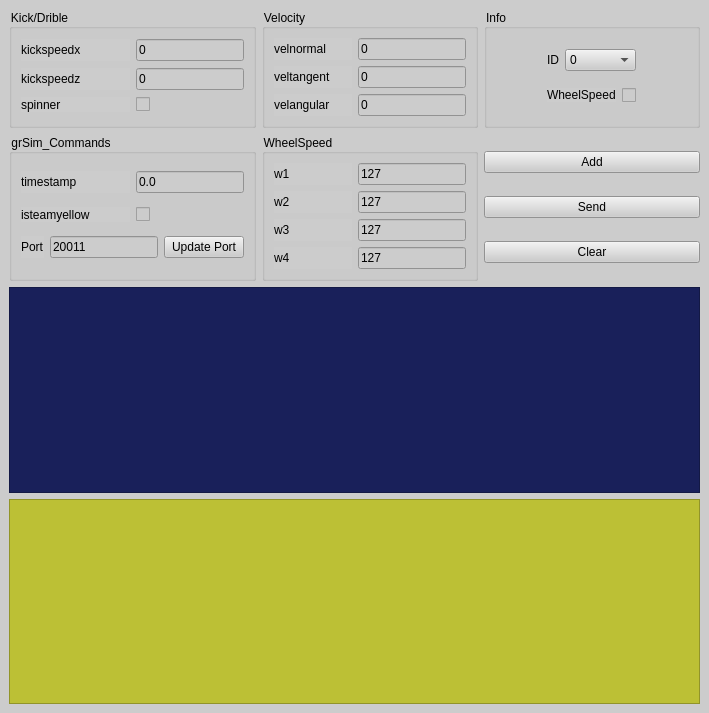
<?xml version="1.0" encoding="UTF-8"?>
<ui version="4.0">
 <class>Home</class>
 <widget class="QMainWindow" name="Home">
  <property name="geometry">
   <rect>
    <x>0</x>
    <y>0</y>
    <width>709</width>
    <height>713</height>
   </rect>
  </property>
  <property name="windowTitle">
   <string>Home</string>
  </property>
  <property name="styleSheet">
   <string notr="true">background-color:#CCCCCC;</string>
  </property>
  <widget class="QWidget" name="centralwidget">
   <layout class="QGridLayout" name="gridLayout">
    <item row="0" column="2">
     <widget class="QGroupBox" name="groupBox_2">
      <property name="title">
       <string>Info</string>
      </property>
      <layout class="QGridLayout" name="gridLayout_4">
       <item row="1" column="0">
        <layout class="QHBoxLayout" name="horizontalLayout_2">
         <item>
          <widget class="QLabel" name="label_8">
           <property name="sizePolicy">
            <sizepolicy hsizetype="Fixed" vsizetype="Fixed">
             <horstretch>0</horstretch>
             <verstretch>0</verstretch>
            </sizepolicy>
           </property>
           <property name="text">
            <string>WheelSpeed</string>
           </property>
          </widget>
         </item>
         <item>
          <widget class="QCheckBox" name="chk_wheelspeed">
           <property name="sizePolicy">
            <sizepolicy hsizetype="Fixed" vsizetype="Fixed">
             <horstretch>0</horstretch>
             <verstretch>0</verstretch>
            </sizepolicy>
           </property>
           <property name="text">
            <string/>
           </property>
          </widget>
         </item>
        </layout>
       </item>
       <item row="0" column="0">
        <layout class="QHBoxLayout" name="horizontalLayout">
         <item>
          <widget class="QLabel" name="label">
           <property name="sizePolicy">
            <sizepolicy hsizetype="Fixed" vsizetype="Fixed">
             <horstretch>0</horstretch>
             <verstretch>0</verstretch>
            </sizepolicy>
           </property>
           <property name="text">
            <string>ID</string>
           </property>
          </widget>
         </item>
         <item>
          <widget class="QComboBox" name="cbb_id">
           <item>
            <property name="text">
             <string>0</string>
            </property>
           </item>
           <item>
            <property name="text">
             <string>1</string>
            </property>
           </item>
           <item>
            <property name="text">
             <string>2</string>
            </property>
           </item>
           <item>
            <property name="text">
             <string>3</string>
            </property>
           </item>
           <item>
            <property name="text">
             <string>4</string>
            </property>
           </item>
           <item>
            <property name="text">
             <string>5</string>
            </property>
           </item>
           <item>
            <property name="text">
             <string>6</string>
            </property>
           </item>
           <item>
            <property name="text">
             <string>7</string>
            </property>
           </item>
           <item>
            <property name="text">
             <string>8</string>
            </property>
           </item>
           <item>
            <property name="text">
             <string>9</string>
            </property>
           </item>
           <item>
            <property name="text">
             <string>10</string>
            </property>
           </item>
           <item>
            <property name="text">
             <string>11</string>
            </property>
           </item>
           <item>
            <property name="text">
             <string>12</string>
            </property>
           </item>
           <item>
            <property name="text">
             <string>13</string>
            </property>
           </item>
           <item>
            <property name="text">
             <string>14</string>
            </property>
           </item>
           <item>
            <property name="text">
             <string>15</string>
            </property>
           </item>
          </widget>
         </item>
        </layout>
       </item>
      </layout>
     </widget>
    </item>
    <item row="0" column="1">
     <widget class="QGroupBox" name="groupBox">
      <property name="title">
       <string>Velocity</string>
      </property>
      <layout class="QGridLayout" name="gridLayout_3">
       <item row="0" column="0">
        <widget class="QLabel" name="label_2">
         <property name="text">
          <string>velnormal</string>
         </property>
        </widget>
       </item>
       <item row="1" column="0">
        <widget class="QLabel" name="label_3">
         <property name="text">
          <string>veltangent</string>
         </property>
        </widget>
       </item>
       <item row="2" column="0">
        <widget class="QLabel" name="label_4">
         <property name="text">
          <string>velangular</string>
         </property>
        </widget>
       </item>
       <item row="0" column="1">
        <widget class="QLineEdit" name="txt_velnormal">
         <property name="sizePolicy">
          <sizepolicy hsizetype="Preferred" vsizetype="Fixed">
           <horstretch>0</horstretch>
           <verstretch>0</verstretch>
          </sizepolicy>
         </property>
         <property name="minimumSize">
          <size>
           <width>15</width>
           <height>0</height>
          </size>
         </property>
         <property name="text">
          <string>0</string>
         </property>
        </widget>
       </item>
       <item row="1" column="1">
        <widget class="QLineEdit" name="txt_veltangent">
         <property name="sizePolicy">
          <sizepolicy hsizetype="Preferred" vsizetype="Fixed">
           <horstretch>0</horstretch>
           <verstretch>0</verstretch>
          </sizepolicy>
         </property>
         <property name="minimumSize">
          <size>
           <width>15</width>
           <height>0</height>
          </size>
         </property>
         <property name="text">
          <string>0</string>
         </property>
        </widget>
       </item>
       <item row="2" column="1">
        <widget class="QLineEdit" name="txt_velangular">
         <property name="sizePolicy">
          <sizepolicy hsizetype="Preferred" vsizetype="Fixed">
           <horstretch>0</horstretch>
           <verstretch>0</verstretch>
          </sizepolicy>
         </property>
         <property name="minimumSize">
          <size>
           <width>15</width>
           <height>0</height>
          </size>
         </property>
         <property name="text">
          <string>0</string>
         </property>
        </widget>
       </item>
      </layout>
     </widget>
    </item>
    <item row="2" column="0" colspan="3">
     <widget class="QTableView" name="tbl_packets_blue">
      <property name="font">
       <font>
        <pointsize>7</pointsize>
       </font>
      </property>
      <property name="styleSheet">
       <string notr="true">background-color:#19205a;color:white;</string>
      </property>
     </widget>
    </item>
    <item row="0" column="0">
     <widget class="QGroupBox" name="groupBox_4">
      <property name="title">
       <string>Kick/Drible</string>
      </property>
      <layout class="QGridLayout" name="gridLayout_6">
       <item row="0" column="0">
        <widget class="QLabel" name="label_5">
         <property name="text">
          <string>kickspeedx</string>
         </property>
        </widget>
       </item>
       <item row="1" column="0">
        <widget class="QLabel" name="label_6">
         <property name="text">
          <string>kickspeedz</string>
         </property>
        </widget>
       </item>
       <item row="2" column="0">
        <widget class="QLabel" name="label_7">
         <property name="text">
          <string>spinner</string>
         </property>
        </widget>
       </item>
       <item row="2" column="1">
        <widget class="QCheckBox" name="chk_spinner">
         <property name="sizePolicy">
          <sizepolicy hsizetype="Fixed" vsizetype="Fixed">
           <horstretch>0</horstretch>
           <verstretch>0</verstretch>
          </sizepolicy>
         </property>
         <property name="text">
          <string/>
         </property>
        </widget>
       </item>
       <item row="0" column="1">
        <widget class="QLineEdit" name="txt_kickspeedx">
         <property name="sizePolicy">
          <sizepolicy hsizetype="Preferred" vsizetype="Fixed">
           <horstretch>0</horstretch>
           <verstretch>0</verstretch>
          </sizepolicy>
         </property>
         <property name="minimumSize">
          <size>
           <width>15</width>
           <height>0</height>
          </size>
         </property>
         <property name="text">
          <string>0</string>
         </property>
        </widget>
       </item>
       <item row="1" column="1">
        <widget class="QLineEdit" name="txt_kickspeedz">
         <property name="sizePolicy">
          <sizepolicy hsizetype="Preferred" vsizetype="Fixed">
           <horstretch>0</horstretch>
           <verstretch>0</verstretch>
          </sizepolicy>
         </property>
         <property name="minimumSize">
          <size>
           <width>15</width>
           <height>0</height>
          </size>
         </property>
         <property name="text">
          <string>0</string>
         </property>
        </widget>
       </item>
      </layout>
     </widget>
    </item>
    <item row="1" column="2">
     <layout class="QVBoxLayout" name="verticalLayout">
      <item>
       <widget class="QPushButton" name="btn_add">
        <property name="text">
         <string>Add</string>
        </property>
       </widget>
      </item>
      <item>
       <widget class="QPushButton" name="btn_send">
        <property name="text">
         <string>Send</string>
        </property>
       </widget>
      </item>
      <item>
       <widget class="QPushButton" name="btn_clear">
        <property name="text">
         <string>Clear</string>
        </property>
       </widget>
      </item>
     </layout>
    </item>
    <item row="1" column="1">
     <widget class="QGroupBox" name="groupBox_3">
      <property name="title">
       <string>WheelSpeed</string>
      </property>
      <layout class="QGridLayout" name="gridLayout_5">
       <item row="0" column="0">
        <widget class="QLabel" name="label_11">
         <property name="text">
          <string>w1</string>
         </property>
        </widget>
       </item>
       <item row="1" column="0">
        <widget class="QLabel" name="label_9">
         <property name="text">
          <string>w2</string>
         </property>
        </widget>
       </item>
       <item row="2" column="0">
        <widget class="QLabel" name="label_12">
         <property name="text">
          <string>w3</string>
         </property>
        </widget>
       </item>
       <item row="3" column="0">
        <widget class="QLabel" name="label_10">
         <property name="text">
          <string>w4</string>
         </property>
        </widget>
       </item>
       <item row="0" column="1">
        <widget class="QLineEdit" name="txt_w1">
         <property name="sizePolicy">
          <sizepolicy hsizetype="Preferred" vsizetype="Fixed">
           <horstretch>0</horstretch>
           <verstretch>0</verstretch>
          </sizepolicy>
         </property>
         <property name="minimumSize">
          <size>
           <width>15</width>
           <height>0</height>
          </size>
         </property>
         <property name="text">
          <string>127</string>
         </property>
        </widget>
       </item>
       <item row="1" column="1">
        <widget class="QLineEdit" name="txt_w2">
         <property name="sizePolicy">
          <sizepolicy hsizetype="Preferred" vsizetype="Fixed">
           <horstretch>0</horstretch>
           <verstretch>0</verstretch>
          </sizepolicy>
         </property>
         <property name="minimumSize">
          <size>
           <width>15</width>
           <height>0</height>
          </size>
         </property>
         <property name="text">
          <string>127</string>
         </property>
        </widget>
       </item>
       <item row="2" column="1">
        <widget class="QLineEdit" name="txt_w3">
         <property name="sizePolicy">
          <sizepolicy hsizetype="Preferred" vsizetype="Fixed">
           <horstretch>0</horstretch>
           <verstretch>0</verstretch>
          </sizepolicy>
         </property>
         <property name="minimumSize">
          <size>
           <width>15</width>
           <height>0</height>
          </size>
         </property>
         <property name="text">
          <string>127</string>
         </property>
        </widget>
       </item>
       <item row="3" column="1">
        <widget class="QLineEdit" name="txt_w4">
         <property name="sizePolicy">
          <sizepolicy hsizetype="Preferred" vsizetype="Fixed">
           <horstretch>0</horstretch>
           <verstretch>0</verstretch>
          </sizepolicy>
         </property>
         <property name="minimumSize">
          <size>
           <width>15</width>
           <height>0</height>
          </size>
         </property>
         <property name="text">
          <string>127</string>
         </property>
        </widget>
       </item>
      </layout>
     </widget>
    </item>
    <item row="1" column="0">
     <widget class="QGroupBox" name="groupBox_6">
      <property name="title">
       <string>grSim_Commands</string>
      </property>
      <layout class="QGridLayout" name="gridLayout_8">
       <item row="1" column="1">
        <widget class="QCheckBox" name="chk_yellow">
         <property name="sizePolicy">
          <sizepolicy hsizetype="Fixed" vsizetype="Fixed">
           <horstretch>0</horstretch>
           <verstretch>0</verstretch>
          </sizepolicy>
         </property>
         <property name="text">
          <string/>
         </property>
        </widget>
       </item>
       <item row="1" column="0">
        <widget class="QLabel" name="label_14">
         <property name="text">
          <string>isteamyellow</string>
         </property>
        </widget>
       </item>
       <item row="0" column="0">
        <widget class="QLabel" name="label_13">
         <property name="text">
          <string>timestamp</string>
         </property>
        </widget>
       </item>
       <item row="0" column="1">
        <widget class="QLineEdit" name="txt_timestamp">
         <property name="sizePolicy">
          <sizepolicy hsizetype="Preferred" vsizetype="Fixed">
           <horstretch>0</horstretch>
           <verstretch>0</verstretch>
          </sizepolicy>
         </property>
         <property name="minimumSize">
          <size>
           <width>15</width>
           <height>0</height>
          </size>
         </property>
         <property name="text">
          <string>0.0</string>
         </property>
        </widget>
       </item>
       <item row="2" column="0" colspan="2">
        <layout class="QHBoxLayout" name="horizontalLayout_3">
         <item>
          <widget class="QLabel" name="label_15">
           <property name="text">
            <string>Port</string>
           </property>
          </widget>
         </item>
         <item>
          <widget class="QLineEdit" name="txt_port">
           <property name="sizePolicy">
            <sizepolicy hsizetype="Preferred" vsizetype="Fixed">
             <horstretch>0</horstretch>
             <verstretch>0</verstretch>
            </sizepolicy>
           </property>
           <property name="minimumSize">
            <size>
             <width>15</width>
             <height>0</height>
            </size>
           </property>
           <property name="text">
            <string>20011</string>
           </property>
          </widget>
         </item>
         <item>
          <widget class="QPushButton" name="btn_update">
           <property name="text">
            <string>Update Port</string>
           </property>
          </widget>
         </item>
        </layout>
       </item>
      </layout>
     </widget>
    </item>
    <item row="3" column="0" colspan="3">
     <widget class="QTableView" name="tbl_packets_yellow">
      <property name="font">
       <font>
        <pointsize>7</pointsize>
       </font>
      </property>
      <property name="styleSheet">
       <string notr="true">background-color:#bcc035;</string>
      </property>
     </widget>
    </item>
   </layout>
  </widget>
 </widget>
 <tabstops>
  <tabstop>cbb_id</tabstop>
  <tabstop>chk_wheelspeed</tabstop>
  <tabstop>txt_velnormal</tabstop>
  <tabstop>txt_veltangent</tabstop>
  <tabstop>txt_velangular</tabstop>
  <tabstop>txt_kickspeedx</tabstop>
  <tabstop>txt_kickspeedz</tabstop>
  <tabstop>chk_spinner</tabstop>
  <tabstop>txt_w1</tabstop>
  <tabstop>txt_w2</tabstop>
  <tabstop>txt_w3</tabstop>
  <tabstop>txt_w4</tabstop>
 </tabstops>
 <resources/>
 <connections/>
</ui>
